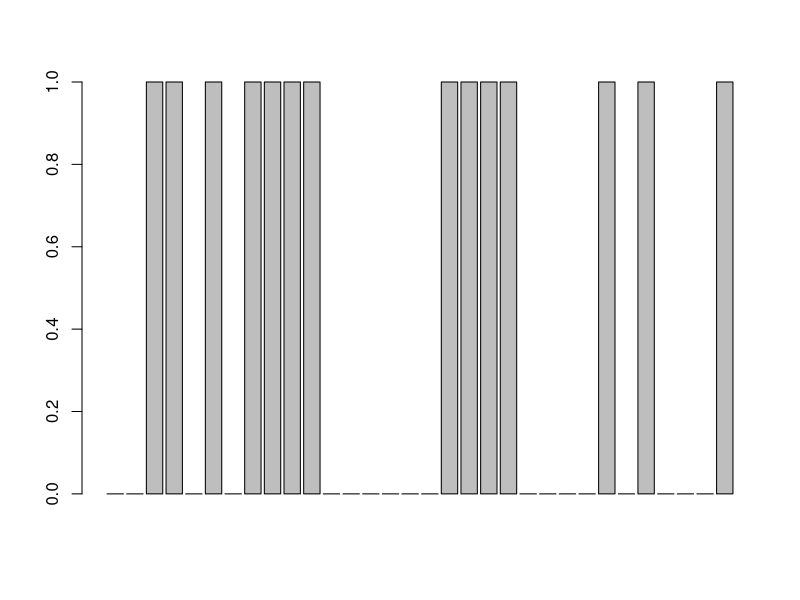

This figure's R source: (Note: this script raises an error after producing the figure.)
mtcars
levels(mtcars$cyl)
barplot(mtcars$vs)
library(ggplot2)
f=table(mtcars$cyl,mtcars$vs,mtcars$am,mtcars$gear,mtcars$carb)
f
###############barplot
barplot(f,col = rainbow(3),legend = rownames(f))
ggplot(mtcars,aes(x=factor(cyl))) +geom_bar(fill="red")
ggplot(mtcars,aes(x=factor(vs))) +geom_bar(fill="blue")
ggplot(mtcars,aes(x=factor(gear))) +geom_bar(fill="blue")
ggplot(mtcars,aes(x=factor(am))) +geom_bar(fill="blue")
ggplot(mtcars,aes(x=factor(carb))) +geom_bar(fill="blue")

ggplot(mtcars,aes(x=factor(carb))) +geom_sc(fill="blue")

##########scatterplot
library(car)
scatterplotMatrix(~ mpg+disp+drat+wt|gear,mtcars)

######density plot
d <- density(mtcars$mpg)
plot(d)
library(sm)
attach(mtcars)

sm.density.compare(mpg, cyl, xlab="Miles Per Gallon")
title(main="MPG Distribution by Car Cylinders")
